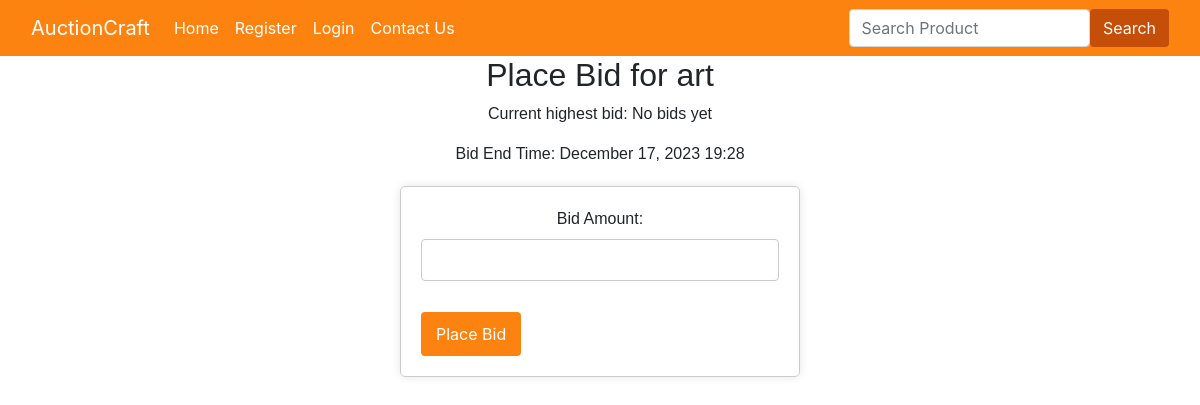
Page /place_bid/1/ on the earlier database version.
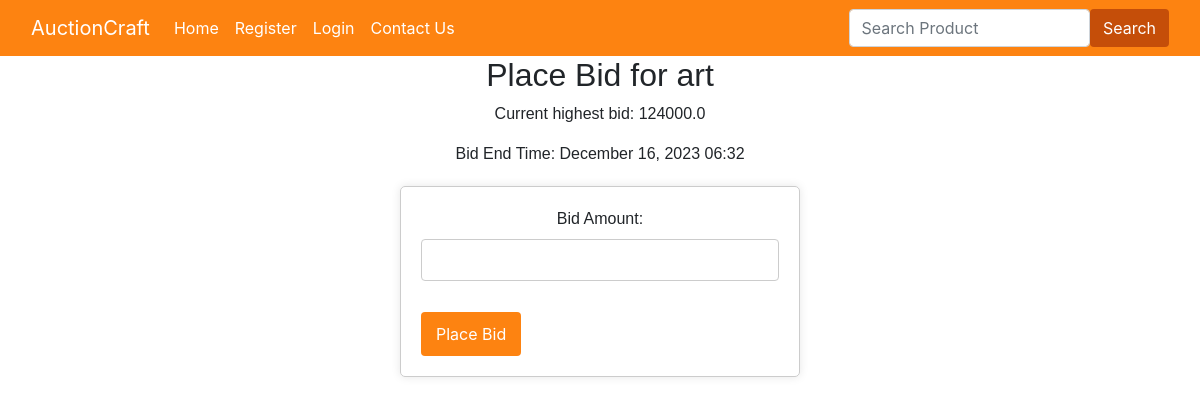
Same page on the later database version.
### users/models.py (models this page shows, shortened)
class AuctionItem(models.Model):
    seller = models.ForeignKey(User, on_delete=models.CASCADE)
    name = models.CharField(max_length=100)
    price = models.FloatField()
    image = CloudinaryField('image')
    @property
    def bid_end_time(self):
        try:
            latest_bid = self.bid_set.latest('timestamp')
            return latest_bid.timestamp + timedelta(days=1)
        except ObjectDoesNotExist:
            return timezone.now() + timedelta(days=1)

class Bid(models.Model):
    customer = models.ForeignKey(Customer, on_delete=models.CASCADE)
    item = models.ForeignKey(AuctionItem, on_delete=models.CASCADE)
    amount = models.FloatField()
    timestamp = models.DateTimeField(default=now)

### users/views.py (the view)
# urls.py: path("place_bid/<int:myid>/", views.place_bid, name="place_bid"),
def place_bid(request, myid):
    item = AuctionItem.objects.get(id=myid)
    highest_bid = Bid.objects.filter(item=item).order_by('-amount').first()
    if request.method == 'POST':
        form = BidForm(request.POST)
        if form.is_valid():
            bid_amount = form.cleaned_data['amount']
            if highest_bid and bid_amount <= highest_bid.amount:
                messages.error(request, 'Your bid must be higher than the current highest bid.')
            else:
                bid = Bid(customer=request.user.customer, item=item, amount=bid_amount)
                bid.save()
                messages.success(request, 'Bid placed successfully.')
                return redirect('place_bid', myid=item.id)
    else:
        form = BidForm()
    bid_end_time = item.bid_end_time
    return render(request, 'users/place_bid.html', {'form': form, 'item': item, 'highest_bid': highest_bid, 'bid_end_time': bid_end_time})

### users/forms.py
class BidForm(forms.Form):
    amount = forms.FloatField(label='Bid Amount')

### users/templates/users/place_bid.html (shortened to what this page needs)
{% extends 'users/base.html' %}
{% load static %}
{% block style %}
<link rel="stylesheet" type="text/css" href="{% static 'css/bid.css' %}">
{% endblock style %}
{% block body %}
<h2>Place Bid for {{ item.name }}</h2>
<p>Current highest bid: {% if highest_bid %} {{ highest_bid.amount }}{% else %}No bids yet{% endif %}</p>
<p>Bid End Time: {{ item.bid_end_time|date:"F j, Y H:i" }}</p>
<form method="post" class="bid-form">
	{{ form.as_p }}
	<button type="submit">Place Bid</button>
</form>
{% endblock %}

Differences in the rows shown:
computed for AuctionItem "art": bid_end_time "December 17, 2023 19:28" → "December 16, 2023 06:32"
added Bid: amount "124000.0"
Other differences:
text no longer shown: "No bids yet"
